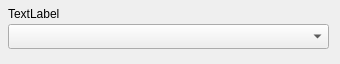
<?xml version="1.0" encoding="UTF-8"?>
<ui version="4.0">
 <class>ComboBoxWidget2</class>
 <widget class="QWidget" name="ComboBoxWidget2">
  <property name="geometry">
   <rect>
    <x>0</x>
    <y>0</y>
    <width>340</width>
    <height>64</height>
   </rect>
  </property>
  <property name="minimumSize">
   <size>
    <width>340</width>
    <height>64</height>
   </size>
  </property>
  <property name="maximumSize">
   <size>
    <width>340</width>
    <height>64</height>
   </size>
  </property>
  <property name="windowTitle">
   <string>Form</string>
  </property>
  <widget class="QComboBox" name="comboBox">
   <property name="geometry">
    <rect>
     <x>8</x>
     <y>24</y>
     <width>321</width>
     <height>25</height>
    </rect>
   </property>
  </widget>
  <widget class="QLabel" name="label">
   <property name="geometry">
    <rect>
     <x>8</x>
     <y>5</y>
     <width>321</width>
     <height>17</height>
    </rect>
   </property>
   <property name="text">
    <string>TextLabel</string>
   </property>
  </widget>
 </widget>
 <resources/>
 <connections/>
</ui>
